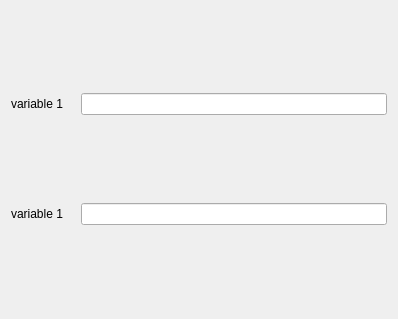
<?xml version="1.0" encoding="UTF-8"?>
<ui version="4.0">
 <class>Form</class>
 <widget class="QWidget" name="Form">
  <property name="geometry">
   <rect>
    <x>0</x>
    <y>0</y>
    <width>398</width>
    <height>319</height>
   </rect>
  </property>
  <property name="windowTitle">
   <string>Form</string>
  </property>
  <layout class="QGridLayout" name="gridLayout">
   <item row="0" column="0" colspan="3">
    <widget class="QLabel" name="label">
     <property name="text">
      <string>variable 1</string>
     </property>
    </widget>
   </item>
   <item row="1" column="0">
    <widget class="QLabel" name="label_2">
     <property name="text">
      <string>variable 1</string>
     </property>
    </widget>
   </item>
   <item row="0" column="3">
    <widget class="QLineEdit" name="lineEdit"/>
   </item>
   <item row="1" column="3">
    <widget class="QLineEdit" name="lineEdit_2"/>
   </item>
  </layout>
 </widget>
 <resources/>
 <connections/>
</ui>
